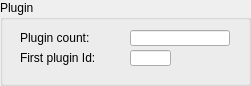
     <widget class="QGroupBox" name="groupBox_6">
      <property name="geometry">
       <rect>
        <x>300</x>
        <y>340</y>
        <width>251</width>
        <height>86</height>
       </rect>
      </property>
      <property name="title">
       <string>Plugin</string>
      </property>
      <widget class="caLabel" name="calabel_94">
       <property name="geometry">
        <rect>
         <x>20</x>
         <y>50</y>
         <width>100</width>
         <height>16</height>
        </rect>
       </property>
       <property name="maximumSize">
        <size>
         <width>16777215</width>
         <height>16</height>
        </size>
       </property>
       <property name="text">
        <string>First plugin Id:</string>
       </property>
      </widget>
      <widget class="caLineEdit" name="calineedit_53">
       <property name="geometry">
        <rect>
         <x>130</x>
         <y>50</y>
         <width>41</width>
         <height>16</height>
        </rect>
       </property>
       <property name="maximumSize">
        <size>
         <width>16777215</width>
         <height>18</height>
        </size>
       </property>
       <property name="channel" stdset="0">
        <string notr="true">$(IOC):MCU-Cfg-PLG-FrstObjId</string>
       </property>
       <property name="background">
        <color alpha="222">
         <red>192</red>
         <green>192</green>
         <blue>192</blue>
        </color>
       </property>
       <property name="colorMode">
        <enum>caLineEdit::Static</enum>
       </property>
       <property name="precisionMode">
        <enum>caLineEdit::Channel</enum>
       </property>
       <property name="limitsMode">
        <enum>caLineEdit::User</enum>
       </property>
       <property name="unitsEnabled">
        <bool>true</bool>
       </property>
      </widget>
      <widget class="caLineEdit" name="calineedit_56">
       <property name="geometry">
        <rect>
         <x>130</x>
         <y>30</y>
         <width>100</width>
         <height>16</height>
        </rect>
       </property>
       <property name="maximumSize">
        <size>
         <width>16777215</width>
         <height>18</height>
        </size>
       </property>
       <property name="channel" stdset="0">
        <string notr="true">$(IOC):MCU-Cfg-PLG-Cnt</string>
       </property>
       <property name="background">
        <color alpha="222">
         <red>192</red>
         <green>192</green>
         <blue>192</blue>
        </color>
       </property>
       <property name="colorMode">
        <enum>caLineEdit::Static</enum>
       </property>
       <property name="precisionMode">
        <enum>caLineEdit::Channel</enum>
       </property>
       <property name="limitsMode">
        <enum>caLineEdit::User</enum>
       </property>
       <property name="unitsEnabled">
        <bool>true</bool>
       </property>
      </widget>
      <widget class="caLabel" name="calabel_97">
       <property name="geometry">
        <rect>
         <x>20</x>
         <y>30</y>
         <width>100</width>
         <height>16</height>
        </rect>
       </property>
       <property name="maximumSize">
        <size>
         <width>16777215</width>
         <height>16</height>
        </size>
       </property>
       <property name="text">
        <string>Plugin count:</string>
       </property>
      </widget>
     </widget>
